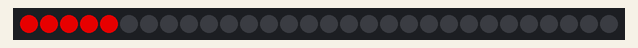
Bench run of a sketch on a simulated Arduino Uno, built with avr-gcc and run on an emulated ATmega328P. Parts: 30 RGB LEDs in strip order, left to right. Dim RGB values are drawn brighter than linear.

Above: at 0.46 s.
At 1.06 s:
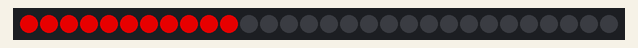
At 1.77 s:
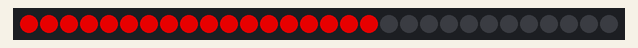
At 2.38 s:
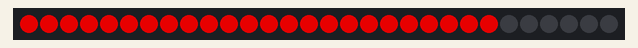
At 3.0 s:
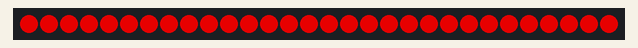
At 3.7 s:
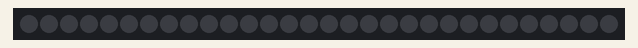

Measured:
- by itself, everything shown: repeats every 4.1 s, in 31 steps
- what the display in image 4 shows lasts 0.7 s, from 2.9 s to 3.6 s

The sketch:

WS2812B_Test.ino
```cpp
#include <FastLED.h>

#define NUM_LEDS 30
#define DATA_PIN 2

CRGB leds[NUM_LEDS];
uint8_t pos = 0;

void setup() {
  FastLED.addLeds<WS2812B, DATA_PIN, GRB>(leds, NUM_LEDS).setCorrection(TypicalLEDStrip);
  FastLED.clear(true);
  FastLED.setBrightness(180);  // safer for power
}

void loop() {
  Rain();
  delay(500);
  OffAll();
  delay(500);
}

void Rain() {
  for (int i = 0; i <= 30; i++) {
    setLedColor(i, CRGB(255, 0, 0));
    FastLED.show();
    delay(100);
  }
}

void OffAll() {
  for (int i = 0; i <= 30; i++) {
    setLedColor(i, CRGB(0, 0, 0));
  }
  FastLED.show();
}


void setLedColor(int ledNumber, CRGB color) {
  if (ledNumber < 0 || ledNumber >= NUM_LEDS) return;  // avoid out-of-bounds
  leds[ledNumber] = color;
}
```
